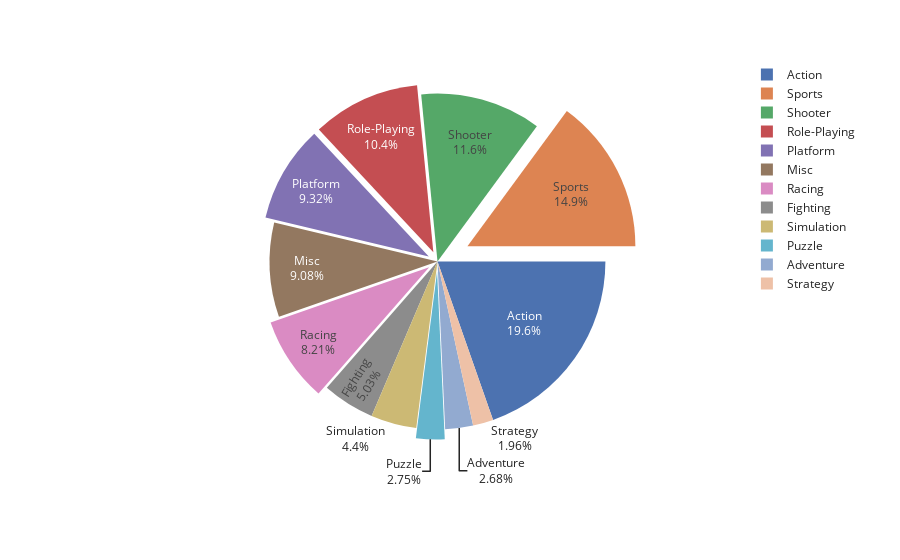

Source (notebook cell):
### Markdown cell above
- Action com 19,6%

### Code cell
genre = vg_df.loc[:,['Genre','Global_Sales']]
genre['total_sales'] = genre.groupby('Genre')['Global_Sales'].transform('sum')
genre.drop('Global_Sales', axis=1, inplace=True)
genre = genre.drop_duplicates()

fig = px.pie(genre, names='Genre', values='total_sales', template='seaborn')
fig.update_traces(rotation=90, pull=[0.2,0.06,0.06,0.06,0.06], textinfo="percent+label")
fig.show()

### Figure 1 — Plotly figure (JSON) as saved in the notebook; plotly's stock layout.template omitted (floating-point values rounded to 4 significant figures)
{"data": [{"domain": {"x": [0, 1], "y": [0, 1]}, "hovertemplate": "Genre=%{label}<br>total_sales=%{value}<extra></extra>", "labels": ["Sports", "Platform", "Racing", "Role-Playing", "Puzzle", "Misc", "Shooter", "Simulation", "Action", "Fighting", "Adventure", "Strategy"], "legendgroup": "", "name": "", "pull": [0.2, 0.06, 0.06, 0.06, 0.06], "rotation": 90, "showlegend": true, "textinfo": "percent+label", "type": "pie", "values": [1331.0, 831.4, 732.0, 927.4, 245.0, 810.0, 1037.0, 392.2, 1751.0, 448.9, 239.0, 175.1]}], "layout": {"legend": {"tracegroupgap": 0}, "margin": {"t": 60}}}
